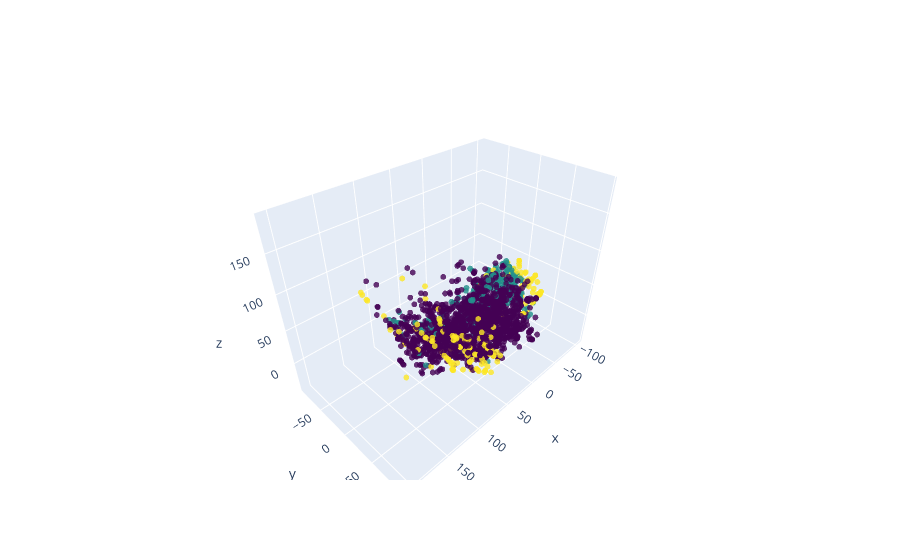

Source (notebook cell):
### Code cell
import plotly.graph_objs as go

# Créer une trace de nuage de points en 3D
scatter = go.Scatter3d(
    x=x,
    y=y,
    z=z,
    mode='markers',
    marker=dict(
        size=2,
        color=data['fetal_health'],  # Couleur basée sur la variable 'fetal_health'
        colorscale='Viridis',  # Choisissez une colormap appropriée
        opacity=0.8
    )
)

# Créer une figure
fig = go.Figure(data=[scatter])

# Mise en forme du layout
fig.update_layout(
    scene=dict(
        xaxis=dict(title='x'),
        yaxis=dict(title='y'),
        zaxis=dict(title='z')
    )
)

# Afficher la figure
fig.show()

### Figure 1 — Plotly figure (JSON) as saved in the notebook; plotly's stock layout.template omitted (floating-point values rounded to 4 significant figures; data arrays with more than 128 entries replaced by an {"elided": "..."} marker saying what was removed)
{"data": [{"marker": {"color": {"elided": "2126 int values"}, "colorscale": [[0, "#440154"], [0.1111, "#482878"], [0.2222, "#3e4989"], [0.3333, "#31688e"], [0.4444, "#26828e"], [0.5556, "#1f9e89"], [0.6667, "#35b779"], [0.7778, "#6ece58"], [0.8889, "#b5de2b"], [1, "#fde725"]], "opacity": 0.8, "size": 2}, "mode": "markers", "type": "scatter3d", "x": {"elided": "2126 float values"}, "y": {"elided": "2126 float values"}, "z": {"elided": "2126 float values"}}], "layout": {"scene": {"xaxis": {"title": {"text": "x"}}, "yaxis": {"title": {"text": "y"}}, "zaxis": {"title": {"text": "z"}}}}}
